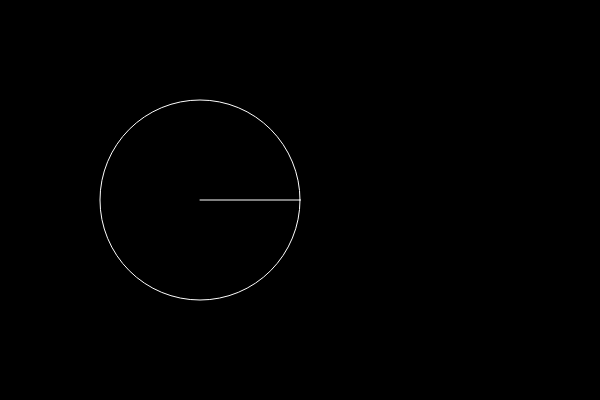
Frame 1 (no input)
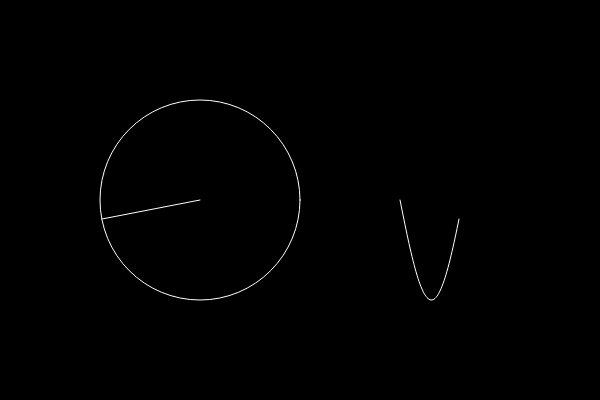
Frame 60 (no input)
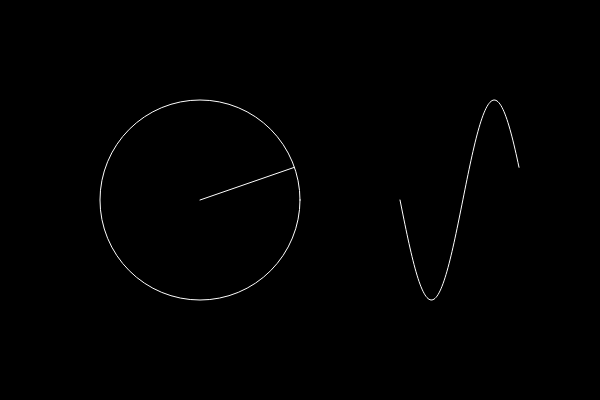
Frame 120 (the mouse pressed at the canvas centre since frame 60)

The p5.js sketch that drew these frames (run headless with seeded random() and noise() and a simulated clock; from frame 60 on, the mouse is pressed at the canvas centre):

// p5.js sketch
// ── sketch.js
let time  =0;

let wave = [];
function setup(){

  createCanvas(600, 400);

}

function draw(){

  background(0);

  translate(200,200);

  let radius= 100;

  
  noFill();
  stroke(255)
  ellipse(0,0,radius*2);


  let x= radius * cos(time);
  let y= radius * sin(time);
    
  wave.push(y);

  stroke(255);
  line(0,0,x,y);
  //point(x,y);

  beginShape();
  translate(200,0);
  noFill();
  for (let i = 0 ; i < wave.length; i++){
    vertex(i,wave[i]); 
  }

  endShape();
  time+=0.05;

}
